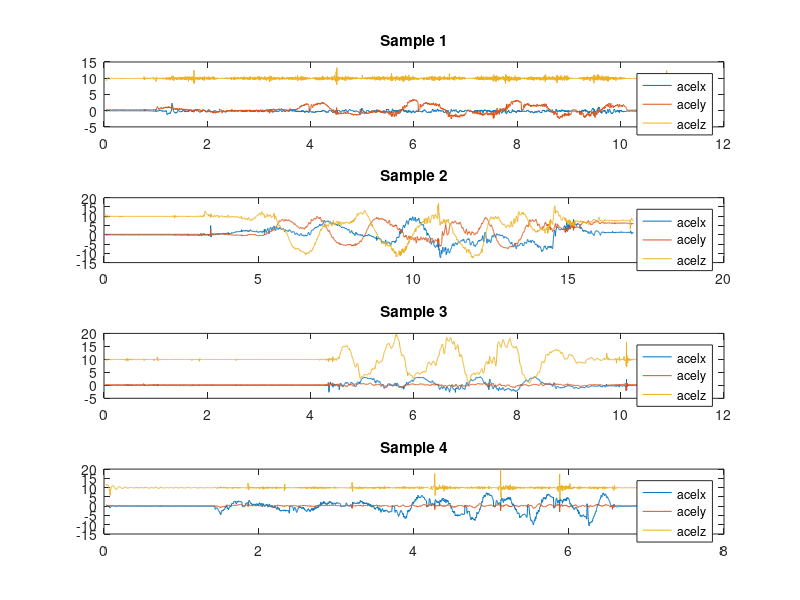

MATLAB code to generate this figure:
% Script para visualizar dados dos samples


%le dados do csv
%funcao csvread nao funciona muito bem, evite ela
%offset começa a ler apartir da linha 1 pois na linha 0 ha texto desnecessario

dados_1 = dlmread("samples/sample1.csv", ",", 1, 0);
dados_2 = dlmread("samples/sample2.csv", ",", 1, 0);
dados_3 = dlmread("samples/sample3.csv", ",", 1, 0);
dados_4 = dlmread("samples/sample4.csv", ",", 1, 0);
%separando dados

t_1     = dados_1(1:end, 1);
acelx_1 = dados_1(1:end, 2);
acely_1 = dados_1(1:end, 3);
acelz_1 = dados_1(1:end, 4);

t_2     = dados_2(1:end, 1);
acelx_2 = dados_2(1:end, 2);
acely_2 = dados_2(1:end, 3);
acelz_2 = dados_2(1:end, 4);

t_3     = dados_3(1:end, 1);
acelx_3 = dados_3(1:end, 2);
acely_3 = dados_3(1:end, 3);
acelz_3 = dados_3(1:end, 4);

t_4     = dados_4(1:end, 1);
acelx_4 = dados_4(1:end, 2);
acely_4 = dados_4(1:end, 3);
acelz_4 = dados_4(1:end, 4);



subplot(4,1,1);
plot(t_1, [acelx_1 acely_1 acelz_1]);
legend("acelx","acely","acelz");
title("Sample 1");

subplot(4,1,2);
plot(t_2, [acelx_2 acely_2 acelz_2]);
legend("acelx","acely","acelz");
title("Sample 2");

subplot(4,1,3);
plot(t_3, [acelx_3 acely_3 acelz_3]);
legend("acelx","acely","acelz");
title("Sample 3");

subplot(4,1,4);
plot(t_4, [acelx_4 acely_4 acelz_4]);
legend("acelx","acely","acelz");
title("Sample 4");

